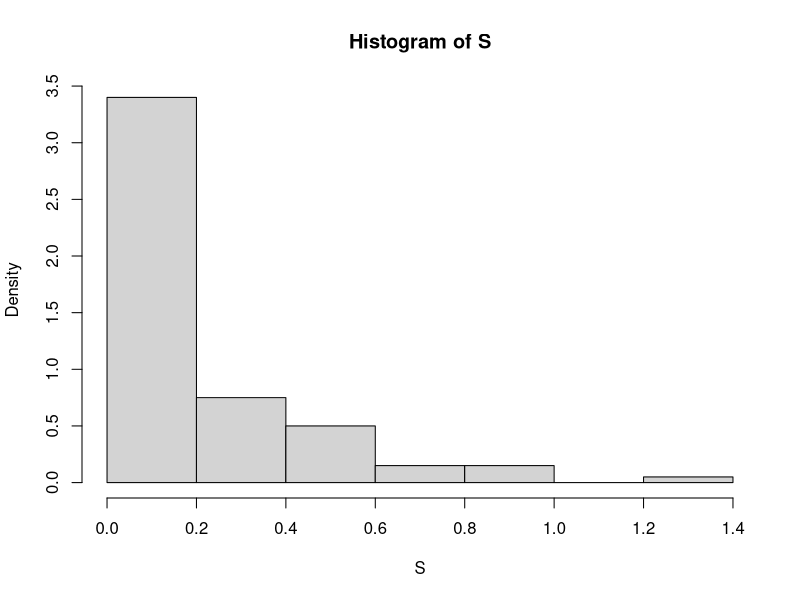
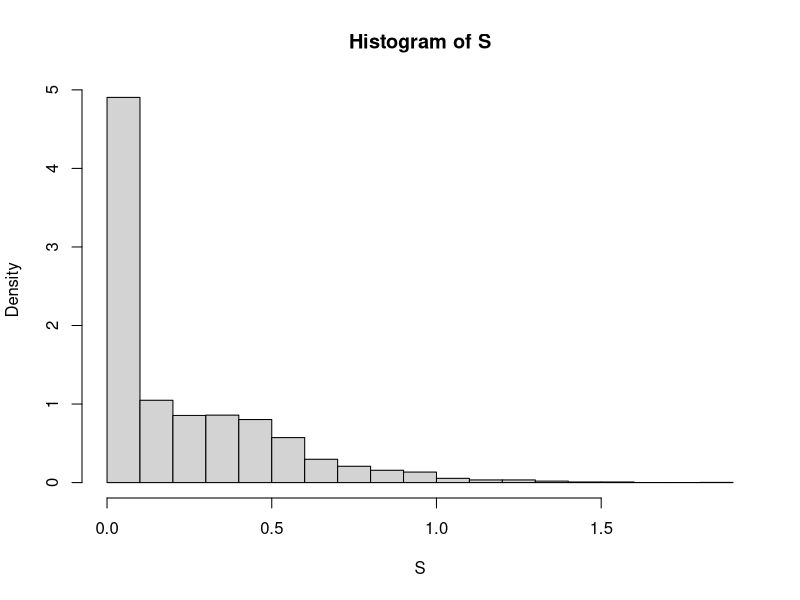
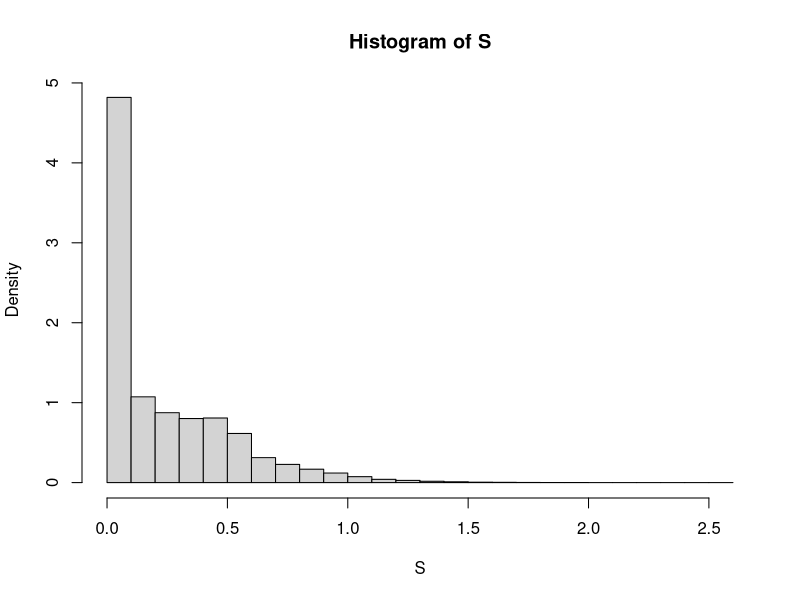
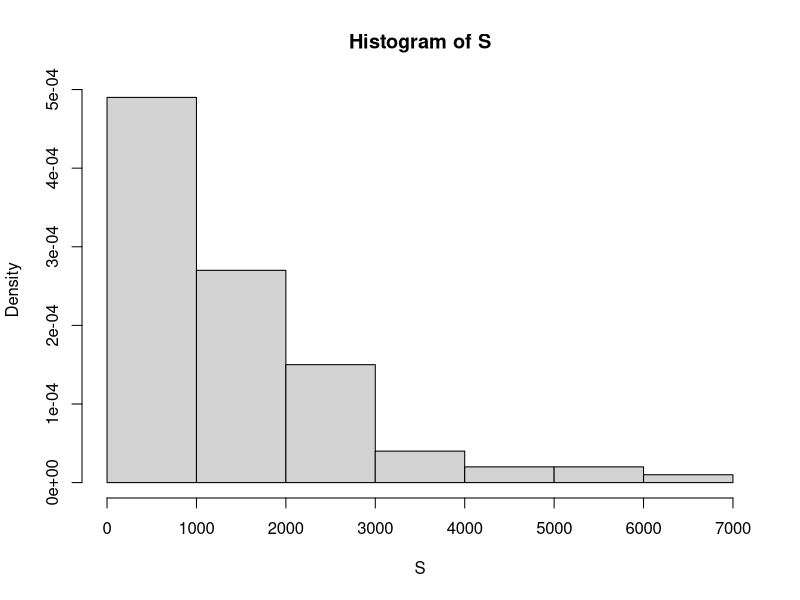
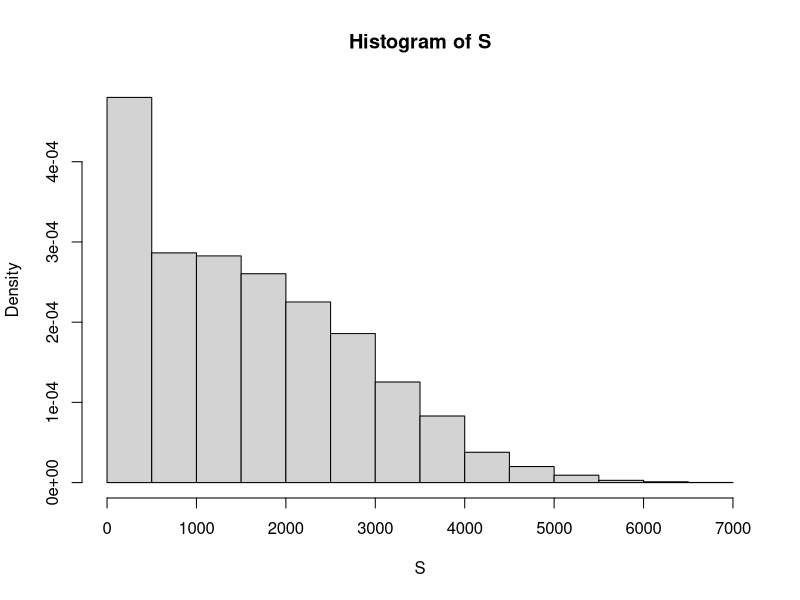
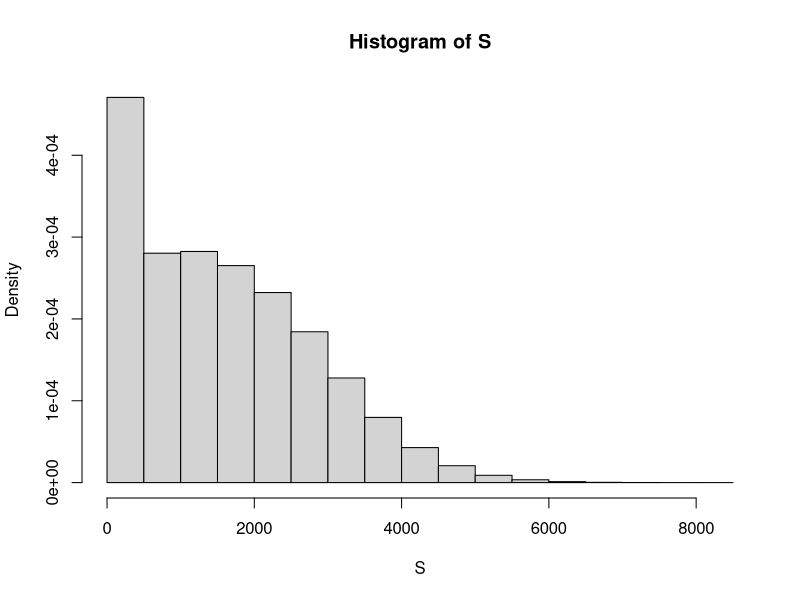

Write R code to recreate these figures, in order.
## ---- chunk 1

question_2 <- function(expression, M, upper, lower){
  S <- numeric(M)
  N <- sample(seq(lower,upper,1),size=M,replace=TRUE)
  for(j in 1:M){
    x <- runif(N[j],lower,upper)
    S[j] <- ifelse(N[j]>0,sum(eval(parse(text=expression))),0)
  }
  hist(S,prob=TRUE)
  Mean <- mean(S)
  StdDev <- sd(S)
  return(list(Mean = Mean, StdDev = StdDev, CI = c(Mean - StdDev/sqrt(M), Mean + StdDev/sqrt(M))))
}

expression <- 'x^2*exp((-1/2)*x^2)'
M <- c(100,10000, 1000000)
upper <- 12
lower <- 2
for(i in M){
  result <- question_2(expression,i,upper,lower)
  print(paste0('Number of iters: ',i))
  print(paste0('Mean = ',toString(result[1])))
  print(paste0('StdDev = ',toString(result[2])))
  print(paste0('95% CI = [',toString(result[3]$CI[1]),',',toString(result[3]$CI[2]),']'))
}

## ---- chunk 2
question_3 <- function(M, upper, lower){
  S <- numeric(M)
  N <- sample(seq(min(lower),max(upper),1),size=M,replace=TRUE)
  for(j in 1:M){
    x_1 <- runif(N[j],lower[1],upper[1])
    x_2 <- runif(N[j],lower[2],upper[2])
    x_3 <- runif(N[j],lower[3],upper[3])
    S[j] <- ifelse(N[j]>0,sum(x_1*sqrt(1+x_2)*(1+x_1*x_3)),0)
  }
  hist(S,prob=TRUE)
  Mean <- mean(S)
  StdDev <- sd(S)
  return(list(Mean = Mean, StdDev = StdDev, CI = c(Mean - StdDev/sqrt(M), Mean + StdDev/sqrt(M))))
}

M <- c(100,10000,1000000)
upper <- c(10,8,6)
lower <- c(0,1,2)
for(i in M){
  result <- question_3(i,upper,lower)
  print(paste0('Number of iters: ',i))
  print(paste0('Mean = ',toString(result[1])))
  print(paste0('StdDev = ',toString(result[2])))
  print(paste0('95% CI = [',toString(result[3]$CI[1]),',',toString(result[3]$CI[2]),']'))
}
## ---- chunk 3
r <- 1
circle_area <- pi*r^2
circle_area
## ---- chunk 4
w <- 2
sample_space <- w*w
sample_space
## ---- chunk 5
prob <- circle_area/sample_space
prob
## ---- chunk 6
M=1000

inside_circle <- 0
  
for(i in 1:M){
  #For us to simulate a random point in the field, we have to offset it with 0.5 to 
  #simulate a point from the center of the field, so we can check it agianst the radius
  
  x <- (0.5-runif(1,0,1))*w
  y <- (0.5-runif(1,0,1))*w
  
  if(x^2+y^2 <= r^2){
    inside_circle <- inside_circle + 1
  }
}

inside_circle
## ---- chunk 7
prob_est <- inside_circle/M
pi_estimate <- prob_est*sample_space
pi_estimate
## ---- chunk 8

question_4 <- function(M, side_length=2, db_radius=1){
  
  inside_circle <- 0
  
  for(i in 1:M){
    x <- (0.5-runif(1,0,1))*side_length
    y <- (0.5-runif(1,0,1))*side_length
    
    inside_circle <- inside_circle + ifelse(x^2+y^2 > db_radius^2,0,1)
  }
  
  prob_est <- inside_circle/M
  
  return(prob_est)
}

side_length <- 2
db_radius <- 1

M <- c(100,1000,10000,100000,1000000)


for(j in 1:length(M)){
  pi <- question_4(M[j])*(side_length*side_length)/(db_radius*db_radius)
  print(pi)
}

